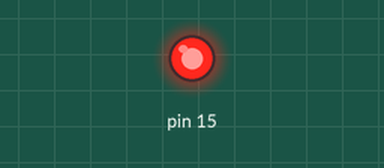
The sketch below on a simulated Arduino Mega 2560, built with avr-gcc and run on an emulated ATmega2560. Shown: output pins drawn as LEDs (lit = HIGH). At 0.0 s the program stops and its outputs stay as they are.

Above: at 0.1 s.
Timing chart, 0 to 1.5 s (numbered marks = the images above):
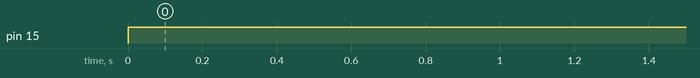

The sketch:

ETALVIS_Problem_01_01.ino
```cpp
void setup() {
  // put your setup code here, to run once:
  volatile char *ddrj,*outj;
  ddrj = 0x104;outj = 0x105;
  *ddrj = 0x01;//making LSB BIT as OUTPUT
  while(1)
  {
    *outj = 0x01;//Glow LSB LED only (bit 0)
  }
}

void loop() {
  // put your main code here, to run repeatedly:

}
```

Measured:
- by itself, pin 15: LOW → HIGH at 0.00 s
